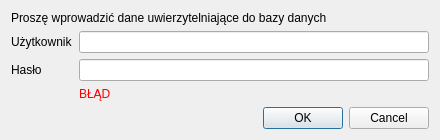
<?xml version="1.0" encoding="UTF-8"?>
<ui version="4.0">
 <class>EnterPasswordDialogBase</class>
 <widget class="QDialog" name="EnterPasswordDialogBase">
  <property name="geometry">
   <rect>
    <x>0</x>
    <y>0</y>
    <width>440</width>
    <height>121</height>
   </rect>
  </property>
  <property name="windowTitle">
   <string>Podaj hasło</string>
  </property>
  <layout class="QGridLayout" name="gridLayout">
   <item row="0" column="0" colspan="2">
    <widget class="QLabel" name="label_3">
     <property name="text">
      <string>Proszę wprowadzić dane uwierzytelniające do bazy danych</string>
     </property>
    </widget>
   </item>
   <item row="1" column="0">
    <widget class="QLabel" name="label">
     <property name="text">
      <string>Użytkownik</string>
     </property>
     <property name="buddy">
      <cstring>lineUser</cstring>
     </property>
    </widget>
   </item>
   <item row="1" column="1">
    <widget class="QLineEdit" name="lineUser"/>
   </item>
   <item row="2" column="0">
    <widget class="QLabel" name="label_2">
     <property name="text">
      <string>Hasło</string>
     </property>
     <property name="buddy">
      <cstring>linePass</cstring>
     </property>
    </widget>
   </item>
   <item row="2" column="1">
    <widget class="QLineEdit" name="linePass">
     <property name="echoMode">
      <enum>QLineEdit::Password</enum>
     </property>
    </widget>
   </item>
   <item row="4" column="0" colspan="2">
    <widget class="QDialogButtonBox" name="buttonBox">
     <property name="orientation">
      <enum>Qt::Horizontal</enum>
     </property>
     <property name="standardButtons">
      <set>QDialogButtonBox::Cancel|QDialogButtonBox::Ok</set>
     </property>
    </widget>
   </item>
   <item row="3" column="0">
    <spacer name="verticalSpacer">
     <property name="orientation">
      <enum>Qt::Vertical</enum>
     </property>
     <property name="sizeHint" stdset="0">
      <size>
       <width>20</width>
       <height>40</height>
      </size>
     </property>
    </spacer>
   </item>
   <item row="3" column="1">
    <widget class="QLabel" name="labelError">
     <property name="palette">
      <palette>
       <active>
        <colorrole role="WindowText">
         <brush brushstyle="SolidPattern">
          <color alpha="255">
           <red>255</red>
           <green>0</green>
           <blue>0</blue>
          </color>
         </brush>
        </colorrole>
        <colorrole role="Text">
         <brush brushstyle="SolidPattern">
          <color alpha="255">
           <red>0</red>
           <green>0</green>
           <blue>0</blue>
          </color>
         </brush>
        </colorrole>
       </active>
       <inactive>
        <colorrole role="WindowText">
         <brush brushstyle="SolidPattern">
          <color alpha="255">
           <red>255</red>
           <green>0</green>
           <blue>0</blue>
          </color>
         </brush>
        </colorrole>
        <colorrole role="Text">
         <brush brushstyle="SolidPattern">
          <color alpha="255">
           <red>0</red>
           <green>0</green>
           <blue>0</blue>
          </color>
         </brush>
        </colorrole>
       </inactive>
       <disabled>
        <colorrole role="WindowText">
         <brush brushstyle="SolidPattern">
          <color alpha="255">
           <red>99</red>
           <green>99</green>
           <blue>95</blue>
          </color>
         </brush>
        </colorrole>
        <colorrole role="Text">
         <brush brushstyle="SolidPattern">
          <color alpha="255">
           <red>118</red>
           <green>117</green>
           <blue>115</blue>
          </color>
         </brush>
        </colorrole>
       </disabled>
      </palette>
     </property>
     <property name="text">
      <string>BŁĄD</string>
     </property>
    </widget>
   </item>
  </layout>
 </widget>
 <resources/>
 <connections>
  <connection>
   <sender>buttonBox</sender>
   <signal>accepted()</signal>
   <receiver>EnterPasswordDialogBase</receiver>
   <slot>accept()</slot>
   <hints>
    <hint type="sourcelabel">
     <x>222</x>
     <y>92</y>
    </hint>
    <hint type="destinationlabel">
     <x>157</x>
     <y>106</y>
    </hint>
   </hints>
  </connection>
  <connection>
   <sender>buttonBox</sender>
   <signal>rejected()</signal>
   <receiver>EnterPasswordDialogBase</receiver>
   <slot>reject()</slot>
   <hints>
    <hint type="sourcelabel">
     <x>290</x>
     <y>98</y>
    </hint>
    <hint type="destinationlabel">
     <x>286</x>
     <y>106</y>
    </hint>
   </hints>
  </connection>
 </connections>
</ui>
